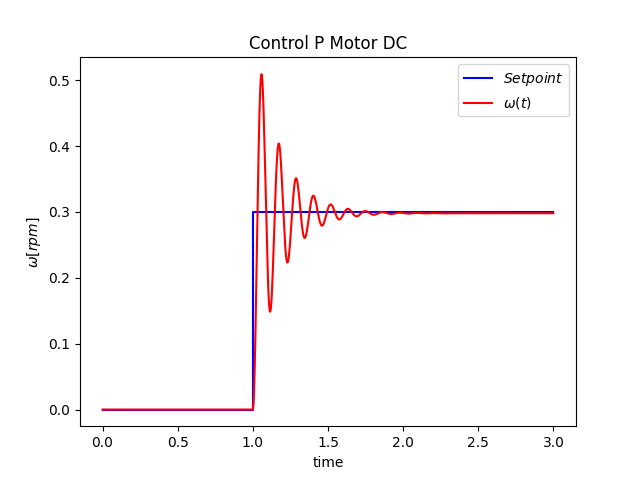

Reproduce this figure in Python.
import numpy as np
from scipy.integrate import odeint
import matplotlib.pyplot as plt


# parametros de motor


R = 1
L = 0.5
J = 0.01
B= 0.1
Km=0.01
Ka=0.01


# funcion que retorna dx/dt

def motorControlP(x,t,R,L,J,B,Km,Ka,Kp):
    w=x[0]
    i=x[1]
    # Step
    if t < 1:
        ref = 0
    else:
        ref =0.3

    # Control P
    e = ref - w
    u=Kp*e

    dwdt = (-B/J)*w + (Km/J)*i
    didt =(-R/L)*i - (Ka/L)*w + (1/L)*u
    dxdt= [dwdt,didt]

    return dxdt









# condiciones iniciales
x0=[0,0]

# times point
Tstar = 0
Tstop = 3
step = 0.001 

t = np.arange(Tstar,Tstop, step)

# ganacia de control P
Kp=1500

# solucion de ODE
x  = odeint(motorControlP,x0,t,args=(R,L,J,B,Km,Ka,Kp))



#plot resultados
plt.title("Control P Motor DC")
plt.plot([0,1,1,3],[0,0,0.3,0.3],'b-',label=r'$Set point$')
plt.plot(t,x[:,0],'r', label=r'$\omega(t) $')

#plt.plot(t,x[:,1],'r', label=r'$i(t) $')

plt.ylabel('$\omega[rpm]$')
plt.xlabel('time')
plt.legend(loc='best')
plt.show()
